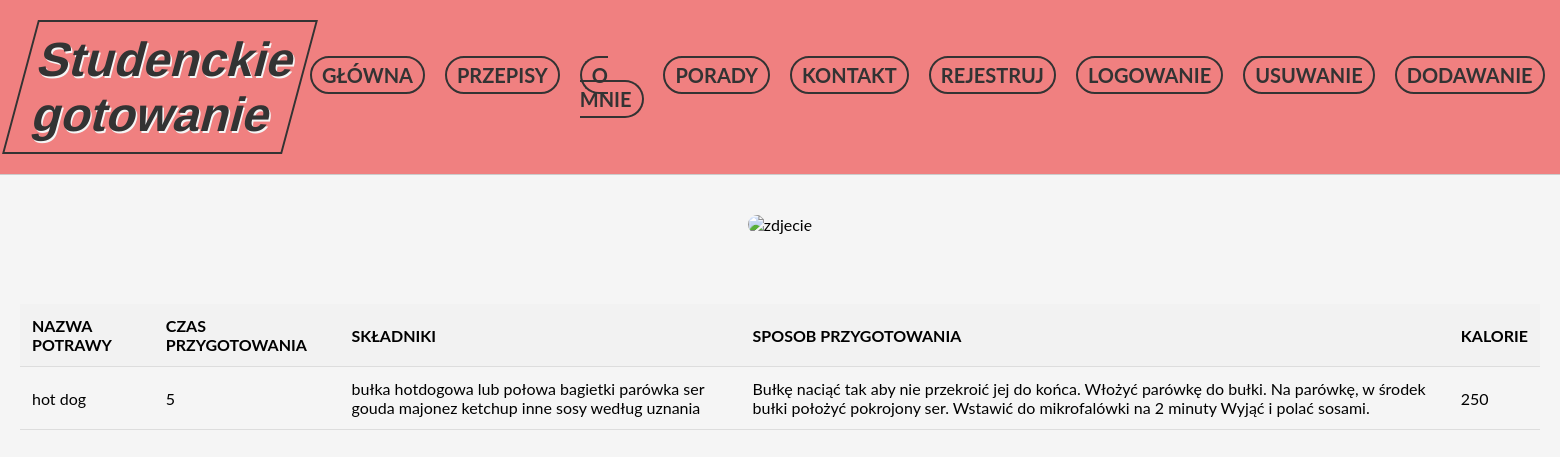
The app's page /strona_przepisu.php?id=3 with its own data.
### tables this page shows
CREATE TABLE `przepisy` (
  `id` int(5) NOT NULL,
  `nazwa_potrawy` varchar(20) NOT NULL,
  `czas_przygotowania` varchar(4) NOT NULL,
  `skladniki` text NOT NULL,
  `sposob_przygotowania` varchar(500) NOT NULL,
  `id_admina` int(5) NOT NULL,
  `kalorie` varchar(10) NOT NULL,
  `zdjecie` varchar(100) DEFAULT NULL
);

### strona_przepisu.php (the view, shortened to what this page needs)
<?php
if (isset($_SESSION['username'])) {
    $menuLoginText = "Wyloguj";
    $menuLoginLink = "logout.php";
} else {
    $menuLoginText = "Logowanie";
    $menuLoginLink = "logowanie.php";
}
$servername = "localhost";
$username = "root";
$password = "";
$dbname = "blog";
$conn = new mysqli($servername, $username, $password, $dbname);
if (isset($_GET['id'])) {
    $id = $_GET['id'];
    $sql = "SELECT * FROM przepisy WHERE id = $id";
    $result = $conn->query($sql);
    if ($result->num_rows > 0) {
        $row = $result->fetch_assoc();
        $nazwa_potrawy = $row['nazwa_potrawy'];
        $czas_przygotowania = $row['czas_przygotowania'];
        $skladniki = $row['skladniki'];
        $sposob_przygotowania = $row['sposob_przygotowania'];
        $kalorie = $row['kalorie'];
        $zdjecie = $row['zdjecie'];
    } else {
        echo "Brak dostępnych ogłoszeń.";
    }
} else {
    echo "Nieprawidłowy parametr ID ogłoszenia.";
}
?>
<!DOCTYPE html>
<html lang="pl">
<head>
    <link rel="stylesheet" href="style.css">
</head>
<body>
<header>
        <h1>
            Studenckie gotowanie
        </h1>
        <nav>
            <ul>
            <li><a href="strona_glowna.php">Główna</a></li>
                <li><a href="przepisy.php">Przepisy</a></li>
                <li><a href="o-mnie.php">O mnie</a></li>
                <li><a href="porady_kulinarne.php">Porady</a> </li>
                <li><a href="kontakt.php">Kontakt</a></li>
                <li><a href="rejestracja.php">Rejestruj</a></li>
                <li class="login"><a href="<?php echo $menuLoginLink; ?>"><?php echo $menuLoginText; ?></a></li>
                <li><a href="<?php echo isset($_SESSION['username']) ? 'usun_przepis.php' : 'logowanie.php'; ?>">Usuwanie</a></li>
                <li><a href="<?php echo isset($_SESSION['username']) ? 'dodaj_przepis.php' : 'logowanie.php'; ?>">Dodawanie</a></li>
            </ul>
        </nav>
    </header>
    <main>
        <img src="<?php echo $zdjecie; ?>" alt="zdjecie">
        <table>
            <thead>
                <tr>
                    <th>Nazwa potrawy</th>
                    <th>Czas przygotowania</th>
                    <th>Składniki</th>
                    <th>Sposob przygotowania</th>
                    <th>Kalorie</th>
                </tr>
            </thead>
            <tbody>
                <tr>
                    <td><?php echo $nazwa_potrawy; ?></td>
                    <td><?php echo $czas_przygotowania; ?></td>
                    <td><?php echo $skladniki; ?></td>
                    <td><?php echo $sposob_przygotowania; ?></td>
                    <td><?php echo $kalorie; ?></td>
                </tr>
            </tbody>
        </table>
    </main>
</body>
</html>

### style.css (style rules this page uses)
body, h1, h2, p, ul, li { margin: 0; padding: 0; }
body { font-family: "Lato", sans-serif; background-color: #f5f5f5; }
header { background-color: lightcoral; border-bottom: 1px solid #ccc; padding: 20px; display: flex; justify-content: space-between; align-items: center; }
h1 { font-family: "Arial", sans-serif; font-size: 48px; font-weight: bold; color: #333; transform: skew(-15deg); text-shadow: 2px 2px whitesmoke; }
nav ul { display: flex; justify-content: center; }
nav li { margin: 0 10px; }
nav a { font-weight: bold; text-transform: uppercase; text-decoration: none; color: #333; padding: 5px 10px; border: 2px solid #333; border-radius: 20px; transition: all 0.2s ease-in-out; }
main { padding: 20px; display: flex; flex-direction: column; align-items: center; }
ul { list-style: none; margin: 0; padding: 0; }
img { margin: 20px 0; max-width: 100%; height: auto; display: block; margin-left: auto; margin-right: auto; border-radius: 30px; }
a { color: #333; text-decoration: none; font-size: 20px; }
h1 { text-align: center; }
header h1 { border: 2px solid #333; padding: 10px; text-align: center; }
table { border-collapse: collapse; width: 100%; margin: 0 auto; margin-bottom: 10px; margin-top: 50px; }
th, td { padding: 12px; text-align: left; border-bottom: 1px solid #ddd; }
th { background-color: #f2f2f2; font-weight: bold; text-transform: uppercase; }

### records on screen
przepisy: nazwa_potrawy "hot dog", czas_przygotowania "5", skladniki "bułka hotdogowa lub połowa bagietki parówka ser gouda majonez ketchup inne sosy według uznania", sposob_przygotowania "Bułkę naciąć tak aby nie przekroić jej do końca. Włożyć parówkę do bułki. Na parówkę, w środek bułki położyć pokrojony ser. Wstawić do mikrofalówki na 2 minuty Wyjąć i polać sosami.", kalorie "250"

### other values on screen
$menuLoginText "LOGOWANIE"
